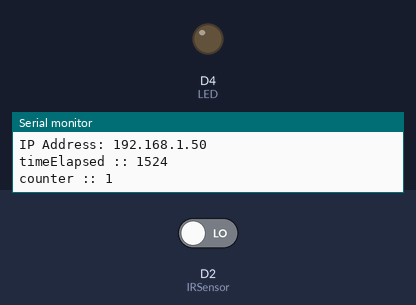
The program below on a simulated ESP8266 (NodeMCU). On the bench: output pins drawn as LEDs (lit = HIGH), the last lines printed to the serial monitor. Inputs (shaded band) come from the test bench; at power-on: D2 (IRSensor) LOW. WiFi joins after 1.5 s; servers stay silent unless stated; storage starts empty.

Above: at 2.7 s.
2.8 s: D2 (IRSensor) driven HIGH
At 3.7 s:
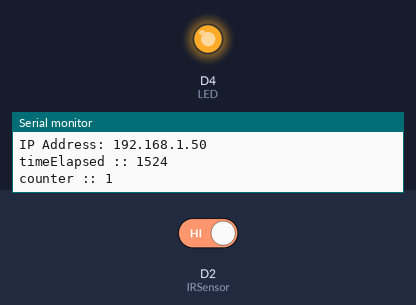
5.8 s: D2 (IRSensor) driven LOW
At 7.2 s:
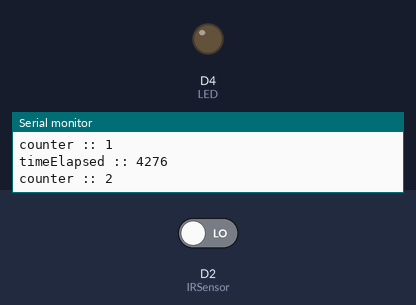
Timing chart, 0 to 8.8 s (numbered marks = the images above; inputs shaded):
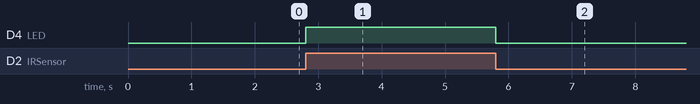

Measured:
- after the input at 2.8 s, D4 (LED): LOW → HIGH at once
- after the input at 5.8 s, D4 (LED): HIGH → LOW at once

The program:

main.cpp
```cpp
/*
  Title:  ESP8266 Conveyor Counter Using Webserver
  Author: donsky
  For:    www.donskytech.com
  Date:   September 10, 2022
*/

#include <Arduino.h>
#ifdef ESP32
#include <WiFi.h>
#include <AsyncTCP.h>
#elif defined(ESP8266)
#include <ESP8266WiFi.h>
#include <ESPAsyncTCP.h>
#endif
#include <ESPAsyncWebServer.h>
#include <LittleFS.h>

/*
  Replace the SSID and Password according to your wifi
*/
const char *ssid = "<YOUR_WIFI_SSID>";
const char *password = "<YOUR_PASSWORD>";

// Webserver and Websockets setup
AsyncWebServer server(80);
AsyncWebSocket ws("/ws");

// IR Sensor Pin
int IRSensor = D2;
int LED = LED_BUILTIN;

String localIPAddress = "";

void notFound(AsyncWebServerRequest *request)
{
  request->send(404, "text/plain", "Not found");
}

// Callback function for our websocket message
void onEvent(AsyncWebSocket *server, AsyncWebSocketClient *client, AwsEventType type, void *arg, uint8_t *data, size_t len)
{
  if (type == WS_EVT_CONNECT)
  {
    // client connected
    os_printf("ws[%s][%u] connect\n", server->url(), client->id());
    client->ping();
  }
  else if (type == WS_EVT_DISCONNECT)
  {
    // client disconnected
    os_printf("ws[%s][%u] disconnect: %u\n", server->url(), client->id());
  }
  else if (type == WS_EVT_ERROR)
  {
    // error was received from the other end
    os_printf("ws[%s][%u] error(%u): %s\n", server->url(), client->id(), *((uint16_t *)arg), (char *)data);
  }
  else if (type == WS_EVT_PONG)
  {
    // pong message was received (in response to a ping request maybe)
    os_printf("ws[%s][%u] pong[%u]: %s\n", server->url(), client->id(), len, (len) ? (char *)data : "");
  }
  else if (type == WS_EVT_DATA)
  {
    // do nothing as client is not sending message to server
    os_printf("ws[%s][%u] data received\n", server->url(), client->id());
  }
}

// Template Processor
String indexPageProcessor(const String &var)
{
  return localIPAddress;
}

void setup()
{

  Serial.begin(115200);

  // Initialize Filesystem LittleFS
  if (!LittleFS.begin())
  {
    Serial.println("Cannot load LittleFS Filesystem!");
    return;
  }

  // Connect to WIFI
  WiFi.mode(WIFI_STA);
  WiFi.begin(ssid, password);
  if (WiFi.waitForConnectResult() != WL_CONNECTED)
  {
    Serial.printf("WiFi Failed!\n");
    return;
  }
  localIPAddress = WiFi.localIP().toString();
  Serial.print("IP Address: ");
  Serial.println(localIPAddress);

  // attach AsyncWebSocket
  ws.onEvent(onEvent);
  server.addHandler(&ws);

  // Route for root index.html
  server.on("/", HTTP_GET, [](AsyncWebServerRequest *request)
            { request->send(LittleFS, "/index.html", String(), false, indexPageProcessor); });

  server.on("/index.css", HTTP_GET, [](AsyncWebServerRequest *request)
            { request->send(LittleFS, "/index.css", "text/css"); });

  server.on("/entireframework.min.css", HTTP_GET, [](AsyncWebServerRequest *request)
            { request->send(LittleFS, "/entireframework.min.css", "text/css"); });

  server.onNotFound(notFound);

  server.begin();

  pinMode(IRSensor, INPUT); // IR Sensor pin INPUT
  pinMode(LED, OUTPUT);     // LED Pin Output
}

static int counter = 0;
static bool isTriggered = false;
static long lastTriggered = 0;
const long WAIT_FOR_NEXT_TRIGGER = 1000;

void loop()
{

  int sensorStatus = digitalRead(IRSensor);
  if (sensorStatus == 1)
  {
    digitalWrite(LED, HIGH);
    isTriggered = false;
  }
  else
  {
    if (!isTriggered)
    {
      long timeElapsed = millis() - lastTriggered;
      Serial.printf("timeElapsed :: %u\n", timeElapsed);
      if (timeElapsed < WAIT_FOR_NEXT_TRIGGER)
      {
        // To avoid multiple consecutive signal coming from the IR sensor
        return;
      }

      isTriggered = true;
      counter++;
      digitalWrite(LED, LOW);
      Serial.printf("counter :: %u\n", counter);
      ws.printfAll("%u", counter);
      lastTriggered = millis();
    }
  }
  // cleanup websocket clients
  ws.cleanupClients();
}
```
